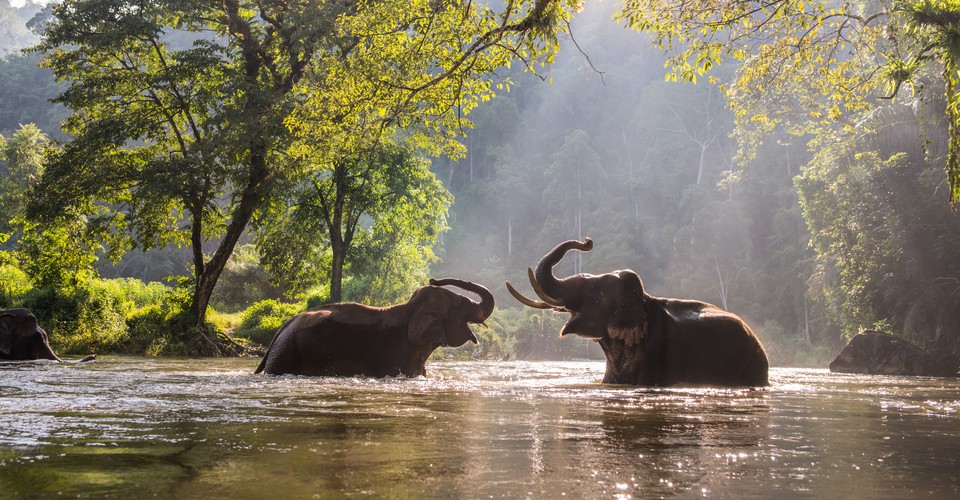
#> input picture elephants.jpg, 960 x 500 px
$ jupyter execute Image_Segmentation_Using_KMeans.py.ipynb
#> lines starting #> are read from the running program, lines starting #| are printed output that depends on the picture
[cell 1]
import cv2
import numpy as np
import matplotlib.pyplot as plt
from sklearn.cluster import KMeans

[cell 2]
img=cv2.imread('elephants.jpg')
#> img is the input picture: shape (500, 960, 3); mean B, G, R 97, 118.7, 126.5
img=cv2.cvtColor(img,cv2.COLOR_BGR2RGB)
print(img.shape)
#| (500, 960, 3)
plt.imshow(img)
plt.axis('off')
plt.show()

[cell 3]
img_2=cv2.imread('elephants._2.jpg')
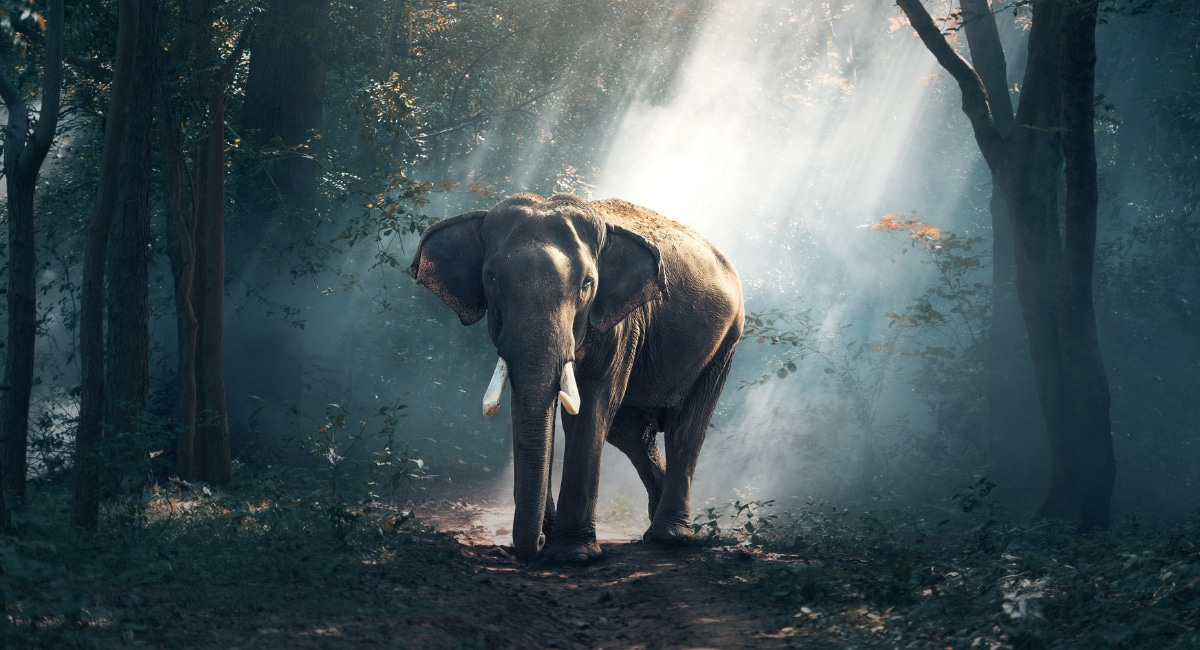
#> input picture elephants._2.jpg, 1200 x 650 px
#> img_2 is the input picture: shape (650, 1200, 3); mean B, G, R 88.9, 84.2, 68.4
img_2=cv2.cvtColor(img_2,cv2.COLOR_BGR2RGB)
print(img_2.shape)
#| (650, 1200, 3)
plt.imshow(img_2)
plt.axis('off')
plt.show()

## Flattening the Image Array into a format with one pixel in one row

[cell 4]
X=img.reshape((img.shape[0]*img.shape[1],3))
print(X.shape)
#| (480000, 3)

[cell 5]
X

[cell 6]
km=KMeans(n_clusters=4)

[cell 7]
km.fit(X)

[cell 8]
centers=km.cluster_centers_   # So, these are the most dominant colors
print(centers)

[cell 9]
colors_arr=np.array(centers,dtype='uint8')

[cell 10]
Ypred=km.labels_

[cell 11]
np.unique(Ypred)

[cell 12]
mat_color=np.zeros((15*15,3),dtype='uint8')

[cell 13]
i=1
colors=[]
plt.figure()
for each_col in colors_arr:
    plt.subplot(1,4,i)
    i+=1
    colors.append(each_col)
    a=np.zeros((100,100,3),dtype='uint8')
    a[:,:,:]=each_col
    plt.imshow(a)
    plt.axis('off')

plt.show()
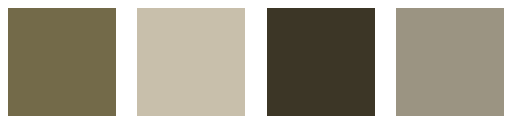
#> figure drawn by matplotlib, 4 panels

## Segmenting Our Original Image

[cell 14]
Ypred.shape

[cell 15]
segmented_img=np.zeros((Ypred.shape[0],3),dtype='uint8')

[cell 16]
colors

[cell 17]
for ix in range(segmented_img.shape[0]):
    segmented_img[ix]=colors[km.labels_[ix]]

[cell 18]
new_segmented_img=segmented_img.reshape((500,960,3))

[cell 19]
plt.imshow(new_segmented_img)
# plt.imshow(img)
plt.axis('off')
plt.show()
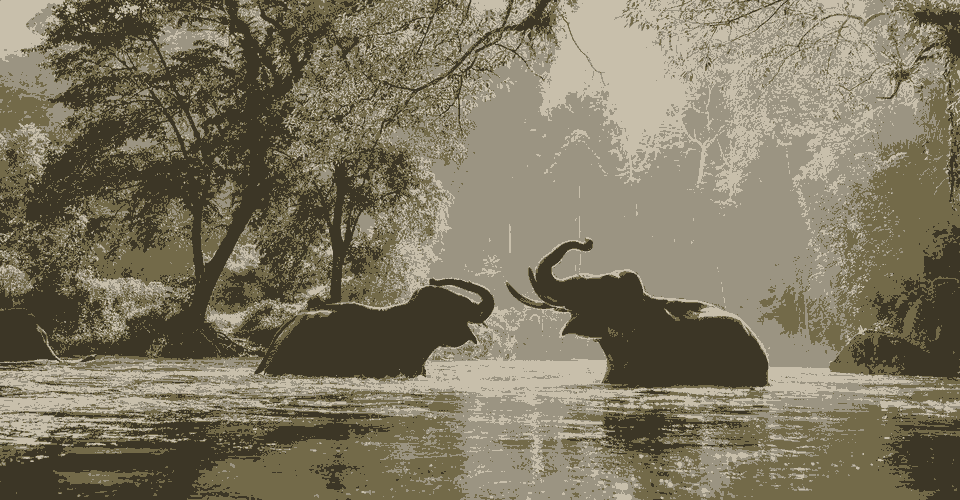
#> shown: shape (500, 960, 3); mean R, G, B 125.9, 118.3, 96.5
